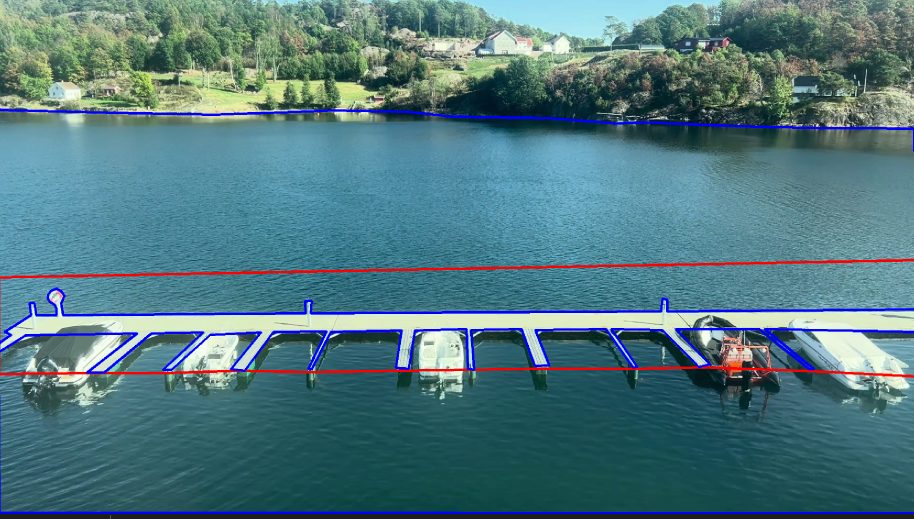
#> input picture documentation/images/twoZones.png, 2740 x 1556 px (shown at 1/3 size)
$ python -i main.py   (imports and definitions only)
#> lines starting #> are read from the running program, lines starting #| are printed output that depends on the picture
### src/mediaPlayer.py
# Video and live camera player with a toggle that runs detection on each frame.

import glob
import os
import sys
import threading
import time
from collections import deque

import cv2
import numpy as np

# used when no paths are given on the command line
VIDEO_PATH = "../media/"

VIDEO_EXTS = (".mp4", ".avi", ".mov", ".mkv", ".webm")
WIN = "Player"
W = 960          # display width of the video area
ROW_H = 36       # height of each button row
BAR_H = ROW_H * 2 + 10
LIST_TOP, LIST_ROW, LIST_W = 40, 26, 420   # video list overlay layout
BUFFER_S = 120   # how far back you can go on a live camera. JPEGs in memory, roughly 1-3 MB per second


def collect(args):
    paths = []
    for a in args:
        if os.path.isdir(a):
            for ext in VIDEO_EXTS:
                paths += glob.glob(os.path.join(a, "*" + ext))
        else:
            paths.append(a)
    return sorted(paths)


def capture(path):
    """A video file, a stream URL (rtsp://...) or a camera number like '0'."""
    return cv2.VideoCapture(int(path) if path.isdigit() else path)


def display_name(path):
    return f"Live camera {path}" if path.isdigit() else os.path.basename(path)


class Player:
    TRANSPORT = [
        ("|<", "prev"), ("<<10s", "back10"), ("<-", "stepb"), ("Play/Pause", "play"),
        ("->", "stepf"), ("10s>>", "fwd10"), ("Live", "live"), (">|", "next"), ("Slower", "slower"), ("Faster", "faster"),
    ]
    TOGGLES = [("Videos", "list"), ("Info", "info"), ("Flip", "flip"),
               ("Boxes", "boxes"), ("Loop", "loop")]

    def __init__(self, paths, boxes=lambda frame: frame, settings_key=None, reprocess=None, reset_detection=None):
        self.paths = paths
        self.boxes = boxes
        self.settings_key = settings_key
        self.reprocess = reprocess
        self.reset_detection = reset_detection
        self.warmup_remaining = 0
        self.cache_key, self.cache = None, None
        self.cap = None
        self.thread = None
        self.paused = False
        self.speed = 1.0
        self.toggles = {"list": False, "info": True, "flip": False,
                        "boxes": False, "loop": False}
        self.list_scroll = 0
        self.video_h = 540
        self.seek_req = None
        self.updating_bar = False
        self.quit = False
        self.open(0)

    # ---------- video handling ----------
    def restart_detection(self):
        self.cache_key, self.cache = None, None
        if self.reset_detection is not None:
            self.reset_detection()
            # Approximate three seconds of processed frames, not wall-clock time.
            self.warmup_remaining = max(1, round(self.fps * 3))

    def open(self, i):
        self.close()
        self.i = i % len(self.paths)
        self.cap = capture(self.paths[self.i])
        count = self.cap.get(cv2.CAP_PROP_FRAME_COUNT)
        self.live = count <= 0  # cameras and streams have no length
        self.n = 0 if self.live else int(count)  # live: frames recorded so far
        self.fps = self.cap.get(cv2.CAP_PROP_FPS) or 30.0
        self.t0 = self.frame_t = time.perf_counter()
        self.frame = None
        self.pos = -1
        if self.live:
            self.buf = deque(maxlen=int(BUFFER_S * self.fps))  # (time, jpeg)
            self.latest, self.ended, self.recording = None, False, True
            self.new = threading.Condition()
            self.thread = threading.Thread(target=self.record, daemon=True)
            self.thread.start()
        if not self.next_frame():  # no camera, or a broken file
            self.frame = np.zeros((540, W, 3), np.uint8)
            cv2.putText(self.frame, f"Could not open {display_name(self.paths[self.i])}", (20, 270),
                        cv2.FONT_HERSHEY_SIMPLEX, 0.8, (255, 255, 255), 2, cv2.LINE_AA)
        else:
            self.restart_detection()

    def close(self):
        if self.thread is not None:
            self.recording = False
            self.thread.join(timeout=2)
            self.thread = None
        if self.cap is not None:
            self.cap.release()

    # [17 lines left out: function record, not called in this run]

    def bounds(self):
        """First and last frame you can go to."""
        return (self.n - len(self.buf), self.n - 1) if self.live else (0, self.n - 1)

    def at_live_edge(self):
        return self.live and self.pos >= self.n - 1

    # [19 lines left out: functions show, t, not called in this run]

    def next_frame(self):
        if self.live:
            return self.show(self.pos + 1, wait=True)
        ok, f = self.cap.read()
        if ok:
            self.frame = f
            self.pos += 1
        return ok

    # [53 lines left out: functions seek, do, buttons, not called in this run]

    def list_rows(self):
        return max(1, (self.video_h - LIST_TOP - 10) // LIST_ROW)

    # [22 lines left out: function on_mouse, not called in this run]

    def on_trackbar(self, val):
        if not self.updating_bar:
            self.seek_req = val

    # [148 lines left out: functions draw_bar, render, draw_list, sync_trackbar, run, not called in this run]


# [5 lines that do not run on import are left out]

### src/zones.py
import cv2
import json
import os
import numpy as np


def make_zones(image, zone_colors, zones_file):
    if os.path.exists(zones_file):
        zones = json.load(open(zones_file))

    else:
        zones = {}
        for name in zone_colors:
            points = []
            cv2.setMouseCallback("Video", lambda e, x, y, f, p: points.append((x, y)) if e == cv2.EVENT_LBUTTONDOWN else None)
            while True:
                img = image.copy()
                for p in points:
                    cv2.circle(img, p, 6, zone_colors[name], -1)
                cv2.putText(img, f"Click {name} corners, Enter when done", (20, 50),
                            cv2.FONT_HERSHEY_SIMPLEX, 1.5, (255, 255, 255), 3)
                cv2.imshow("Video", img)
                if cv2.waitKey(20) == 13 and len(points) >= 3:
                    break
            zones[name] = points
        json.dump(zones, open(zones_file, "w"))
    return zones

def draw_the_zone(frame, zones, colors):
    for name, pts in zones.items():
            cv2.polylines(frame, [np.array(pts, np.int32)], True, colors[name], 4)

### src/events.py
import csv
import os

import cv2

FIELDS = ["video", "class", "id", "event", "start_s", "end_s", "duration_s", "snapshot"]
EVENT_NAME = {"person": "person_on_dock", "boat": "boat_passed"}
# EVENT_NAME["person_fishing"] = "fishing"  # fishing dropped


class EventLog:
    """Turns tracks into events in a CSV file (FR16-17).

    Seen for min_seconds: event, one snapshot. Gone for gap_seconds: CSV row written,
    so a short miss doesn't split one event in two.
    """

    def __init__(self, csv_path="output/events.csv", snapshot_dir="output/snapshots", min_seconds=2.0, gap_seconds=1.0):
        self.csv_path, self.snapshot_dir = csv_path, snapshot_dir
        self.min_seconds, self.gap_seconds = min_seconds, gap_seconds
        self.video = ""
        self.active = {}   # (cls, id) -> start, last, snapshot
        self.count = {}    # cls -> events in this video (FR18)

    def start_video(self, video):
        self.close()
        self.video, self.count = video, {}

    # [10 lines left out: function update, not called in this run]

    def close(self):
        """End all open events."""
        for key in list(self.active):
            self._end(key)

    # [45 lines left out: functions _end, _snapshot, boxes_at, not called in this run]

### main.py
import os
import sys
import time
from collections import deque
from concurrent.futures import ThreadPoolExecutor

import cv2
import numpy as np

from src.motionDetection import motion_detection, boxes_from_foreground, boat_backSub, person_backSub, person_kernel
from src.zones import make_zones, draw_the_zone
from src.mediaPlayer import Player, collect
from src.detector import Detector
from src.events import EventLog, boxes_at
# from src.fishing import FishingClassifier  # fishing dropped, see vault/

# -------------------------------------
#             SETTINGS
# -------------------------------------
MEDIA = "media/"
MD_ZONES_FILE = "config/MDZones.json"
LIVE_ZONES_FILE = "config/MDZones_live.json"  # the camera isn't where the dock videos were filmed
CAMERA = "0"  # webcam number or stream URL, first in the list and opened on start
MD_COLORS = {"person": (0, 0, 255), "boat": (255, 0, 0)}  # zone outlines
COLORS = {"person": (0, 165, 255), "boat": (0, 200, 0)}    # boxes (BGR)
# COLORS["person_fishing"] = (0, 0, 255)  # fishing dropped

MOTION_SCALE = 0.5  # motion only wakes us up, half size is enough
MOTION_EVERY = 2    # every 2nd frame is enough too
WARMUP_S = 3        # time for MOG2 to learn the empty scene
IDLE_S = 5          # sleep after this long with nothing going on
YOLO_EVERY_S = 0.2  # while awake. Slower and distant boats lose their ID
CHECK_S = 10        # while asleep, in case someone is standing still
SLOW = float(os.environ.get("DOCKEYE_SLOW", 1))  # pretend YOLO is this many times slower, to test a weaker PC
DELAY_S = 0.5       # show video this far behind, so boxes can be placed between two YOLO results

# [1 line not run here, left out]

# -------------------------------------
#               MEDIA
# -------------------------------------
paths = collect(sys.argv[1:] or [MEDIA])
if not sys.argv[1:]:
    paths.insert(0, CAMERA)
# [2 lines not run here, left out]

# ------------------------------------
#                ZONES
# ------------------------------------
zones = {}  # live? -> (zones, half size zones). The camera can't use the dock zones


def get_zones(live, frame):
    if live not in zones:
        cv2.namedWindow("Video", cv2.WINDOW_NORMAL)
        z = make_zones(frame, MD_COLORS, LIVE_ZONES_FILE if live else MD_ZONES_FILE)
        cv2.destroyWindow("Video")
        zones[live] = z, {k: [[int(x * MOTION_SCALE), int(y * MOTION_SCALE)] for x, y in pts] for k, pts in z.items()}
    return zones[live]


small_boat_kernel = cv2.getStructuringElement(cv2.MORPH_ELLIPSE, (5, 5))  # boats: 10x10 at full size

# ------------------------------------
#          PER-FRAME DETECTION
# ------------------------------------
boat_settings = {"area": 1000, "threshold": 50, "shadow_only": 0}  # area at full size, sliders in "Boat tuning"
last_boat_mask = None  # small-size MOG2 mask, kept so sliders can redraw a paused frame
last_person_boxes = []


def reset_detection():
    """Player calls this on seek, video change, flip and boxes on: forget the background."""
    global person_backSub, boat_backSub, last_boat_mask, last_person_boxes
    person_backSub = cv2.createBackgroundSubtractorMOG2(detectShadows=True, varThreshold=20)
    boat_backSub = cv2.createBackgroundSubtractorMOG2(detectShadows=True, varThreshold=50)
    last_boat_mask = None
    last_person_boxes = []


log = EventLog()
yolo = ThreadPoolExecutor(max_workers=1)  # background, so the video never waits for YOLO
state = {"yolo_ms": 0.0, "shown": deque(maxlen=30)}


def timed_yolo(detector, frame):
    start = time.perf_counter()
    tracks = detector.track(frame)
    dt = time.perf_counter() - start
    time.sleep(dt * (SLOW - 1))  # SLOW=1: no sleep
    state["yolo_ms"] = dt * SLOW * 1000
    return tracks

# fishing dropped: to bring it back, uncomment this and submit run_yolo further down.
# fishing = FishingClassifier()
#
# def run_yolo(detector, frame):
#     tracks = detector.track(frame)
#     tracks["person_fishing"] = {i: b for i, b in tracks["person"].items() if fishing.is_fishing(frame, b)}
#     return tracks


def detect(frame, reuse_mask=False):
    global last_boat_mask, last_person_boxes
    if player.live not in zones and frame.mean() < 10:
        return frame  # black start or camera warming up, wait for something to click zones on

    video = player.paths[player.i]
    if video != state.get("video"):  # new video, start over
        md_zones, small_zones = get_zones(player.live, frame)
        # live: put the start time in the name, start_s/end_s are seconds after it
        log.start_video(f"live{video}_{time.strftime('%Y%m%d-%H%M%S')}" if player.live else video)
        state.update(video=video, zones=md_zones, small_zones=small_zones, detector=Detector(md_zones),
                     awake=True, last_active=0.0, last_yolo=float("-inf"), results=[], job=None, pos=-2)  # old job is dropped, not waited for
        # learningRate=1 forgets the last clip's background
        small = cv2.resize(frame, None, fx=MOTION_SCALE, fy=MOTION_SCALE, interpolation=cv2.INTER_AREA)
        person_backSub.apply(small, learningRate=1)
        boat_backSub.apply(cv2.GaussianBlur(small, (21, 21), 0), learningRate=1)

    t = player.t
    if t < state["last_yolo"]:  # jumped backwards
        state["last_yolo"] = float("-inf")

    # not the next frame (seek, flip, live jump, loop) or paused: no delay, start over. Older jobs are dropped by epoch
    if player.paused or player.pos != state["pos"] + 1:
        state.update(epoch=state.get("epoch", 0) + 1, buf=deque(), results=[])
    state["pos"] = player.pos
    state["buf"].append((t, frame))  # clean frames, we draw on a copy
    while len(state["buf"]) > 1 and state["buf"][1][0] <= t - DELAY_S:
        state["buf"].popleft()  # after a reset the first frame is held until DELAY_S is buffered

    # reuse_mask: a slider moved on a paused frame, redo the thresholds on the old mask
    if player.pos % MOTION_EVERY == 0 or reuse_mask:
        small = cv2.resize(frame, None, fx=MOTION_SCALE, fy=MOTION_SCALE, interpolation=cv2.INTER_AREA)
        a = MOTION_SCALE ** 2  # min areas shrink with the frame
        fresh = not reuse_mask or last_boat_mask is None
        if fresh:
            last_person_boxes = motion_detection(small, state["small_zones"]["person"], 350 * a, 150, person_backSub, person_kernel)
            last_boat_mask = boat_backSub.apply(cv2.GaussianBlur(small, (21, 21), 0))
        boat_boxes, boat_selected = boxes_from_foreground(
            last_boat_mask, state["small_zones"]["boat"], boat_settings["area"] * a,
            boat_settings["threshold"], small_boat_kernel, bool(boat_settings["shadow_only"]))
        cv2.imshow("Boat mask before threshold", last_boat_mask)
        cv2.imshow("Boat mask after threshold", boat_selected)
        if fresh and t >= WARMUP_S and (last_person_boxes or boat_boxes):
            state.update(awake=True, last_active=t)

    # YOLO done? Kept by its time, the delayed frame below is drawn between two results
    job = state["job"]
    if job is not None and job.done():
        tracks, yolo_t, yolo_frame = job.result(), state["job_t"], state["job_frame"]
        state["job"] = None
        if state["job_epoch"] == state["epoch"]:
            state["results"].append((yolo_t, tracks))
        if tracks["person"] or tracks["boat"]:  # someone standing still keeps us awake
            state.update(awake=True, last_active=max(state["last_active"], yolo_t))
        for cls, cls_tracks in tracks.items():
            log.update(cls, cls_tracks, yolo_frame, yolo_t)

    every = YOLO_EVERY_S if state["awake"] else CHECK_S
    if state["job"] is None and t - state["last_yolo"] >= every:
        state.update(last_yolo=t, job_t=t, job_epoch=state["epoch"], job_frame=frame)  # never drawn on, we draw on a copy of the buffered frame
        state["job"] = yolo.submit(timed_yolo, state["detector"], frame)
        # state["job"] = yolo.submit(run_yolo, state["detector"], frame)  # fishing dropped

    if state["awake"] and t - state["last_active"] > IDLE_S:
        state.update(awake=False, results=[])
        for cls in COLORS:
            log.update(cls, {}, frame, t)  # end open events

    shown_t, frame = state["buf"][0][0], state["buf"][0][1].copy()
    state["results"] = [r for r in state["results"] if r[0] >= shown_t - 1.0]  # older ones are too stale to use
    for cls, cls_tracks in boxes_at(state["results"], shown_t).items():
        for tid, (x, y, w, h) in cls_tracks.items():
            cv2.rectangle(frame, (x, y), (x + w, y + h), COLORS[cls], 2)
            cv2.putText(frame, f"{cls} {tid}", (x, y - 6), cv2.FONT_HERSHEY_SIMPLEX, 0.6, COLORS[cls], 2)
    status = "AWAKE" if state["awake"] else "SLEEPING"
    shown = state["shown"]
    shown.append(time.perf_counter())
    fps = (len(shown) - 1) / (shown[-1] - shown[0]) if len(shown) > 1 and shown[-1] > shown[0] else 0
    # YOLO ms above YOLO_EVERY_S, or near DELAY_S, means this PC can't keep the boxes on target
    perf = f"{fps:.0f}/{player.fps * player.speed:.0f} fps  YOLO {state['yolo_ms']:.0f} ms"
    cv2.putText(frame, f"{status}  Boats: {log.count.get('boat', 0)}  People: {log.count.get('person', 0)}  {perf}",
                (10, frame.shape[0] - 15), cv2.FONT_HERSHEY_SIMPLEX, 0.8, (255, 255, 255), 2)
    # fishing dropped, the status line used to end with:  Fishing: {log.count.get('person_fishing', 0)}

    # zones last, or the lines would count as motion
    draw_the_zone(frame, state["zones"], MD_COLORS)
    return frame


# [2 lines not run here, left out]
panel = np.zeros((100, 650, 3), dtype=np.uint8)
# [11 lines not run here, left out]

player = Player(paths, detect,
                settings_key=lambda: tuple(boat_settings.values()),
                reprocess=lambda frame: detect(frame, reuse_mask=True),
                reset_detection=reset_detection)
#> in next_frame, f is the input picture: shape (1556, 2740, 3); mean B, G, R 128, 120.7, 81.8
player.toggles["boxes"] = True  # detection on by default, 'o' / Process button toggles it
# [5 lines not run here, left out]

>>> import cv2
>>> picture = cv2.imread('documentation/images/twoZones.png', cv2.IMREAD_GRAYSCALE)
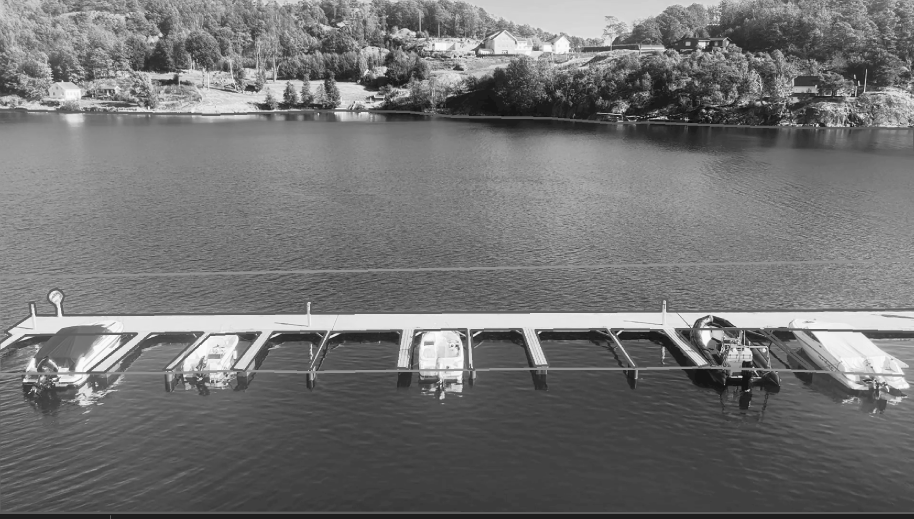
#> picture: shape (1556, 2740) (shown at 1/3 size); min 0, max 255, mean 115
>>> result = detect(picture)
#> (reads config/MDZones.json from the repository)
#> in get_zones, `z = make_zones(frame, MD_COLORS, LIVE_ZONES_FILE if live else MD_ZONES..`: z = 2 items
#> (the run stopped early here; a loop or call above may not have finished)
